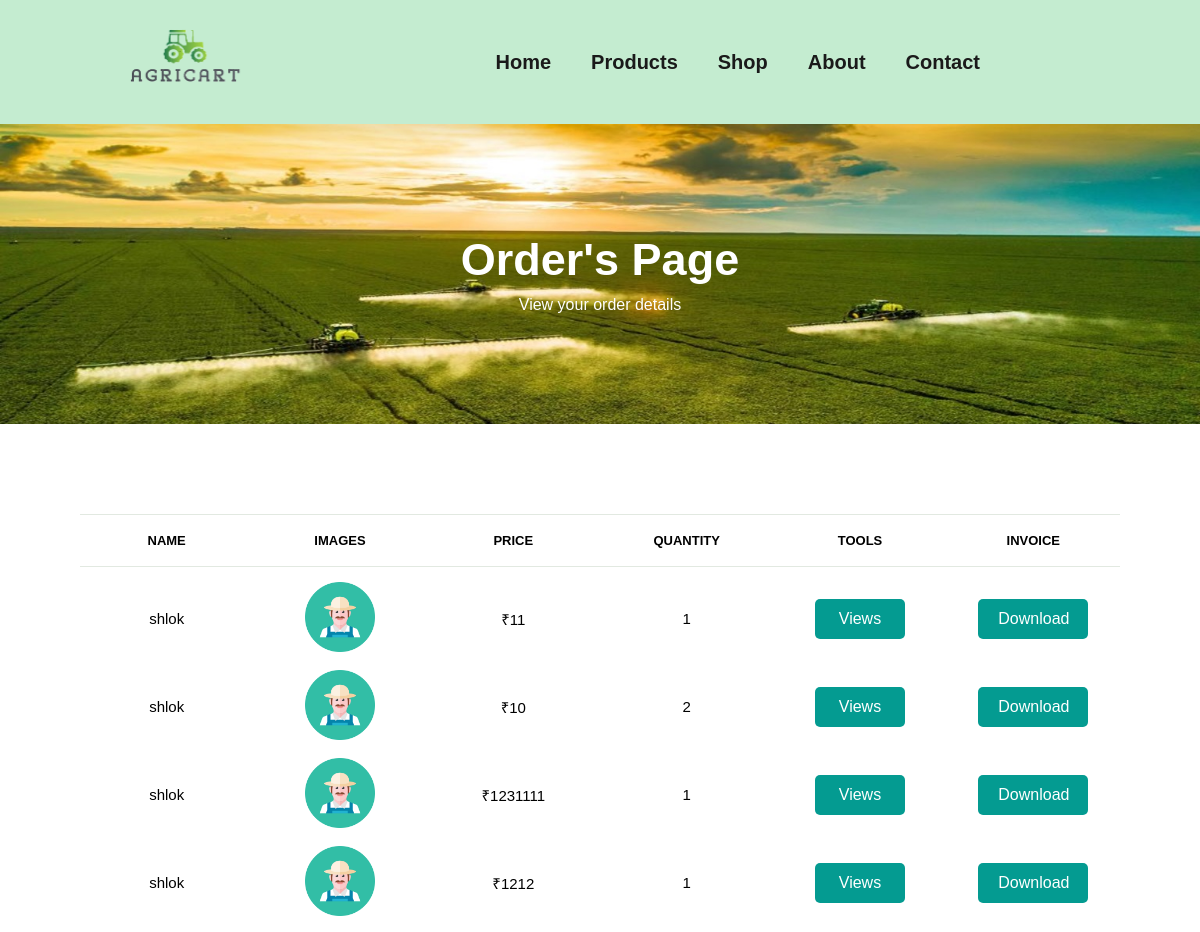
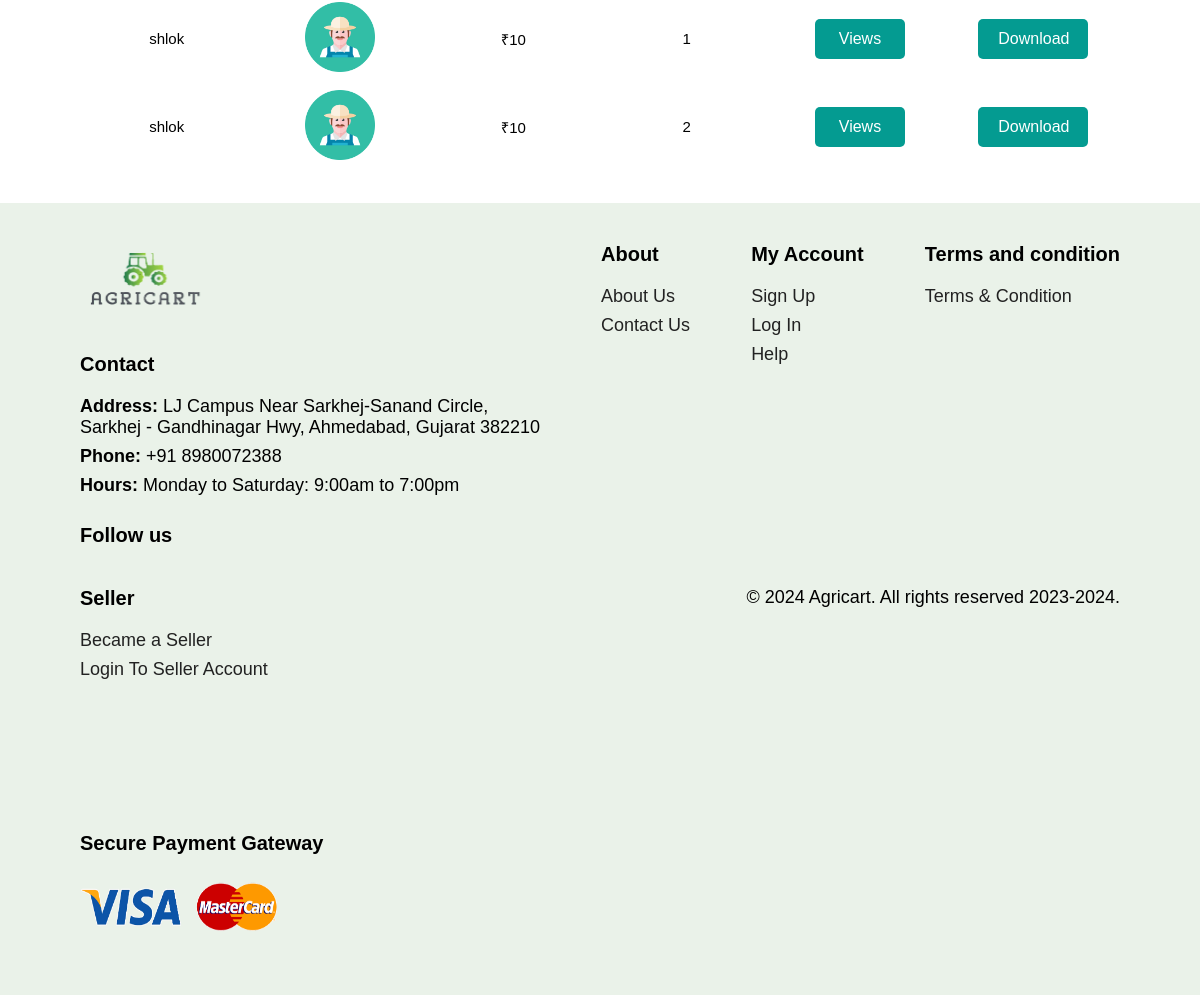
Page /buyer/order.php (signed in) on the committed database (2 pictures, top to bottom).
### tables this page shows
CREATE TABLE `order_details` (
  `order_id` int(255) NOT NULL,
  `tracking_no` varchar(255) NOT NULL,
  `order_no` varchar(50) NOT NULL,
  `product_id` varchar(50) NOT NULL,
  `buyer_id` int(50) NOT NULL,
  `seller_id` int(255) NOT NULL,
  `payment` int(50) NOT NULL,
  `price` int(255) NOT NULL,
  `quantity` int(255) NOT NULL,
  `status` int(10) NOT NULL,
  `order_date` datetime NOT NULL DEFAULT current_timestamp()
);

CREATE TABLE `product_details` (
  `product_id` int(10) NOT NULL,
  `seller_id` int(255) NOT NULL,
  `name` varchar(50) NOT NULL,
  `description` varchar(159) NOT NULL,
  `price` int(50) NOT NULL,
  `quantity` int(255) NOT NULL,
  `photo` varchar(50) NOT NULL,
  `photo2` varchar(255) NOT NULL,
  `photo3` varchar(255) NOT NULL
);

### buyer/order.php (the view, shortened to what this page needs)
<?php
include("../database/connection.php");
if(isset($_SESSION['username'])) {
    $username = $_SESSION['username'];
    $buyer_id_query = "SELECT buyer_id FROM buyer_details WHERE email = '$username'";
    $buyer_id_result = mysqli_query($conn, $buyer_id_query);
    $buyer_id_row = mysqli_fetch_assoc($buyer_id_result);
    $buyer_id = $buyer_id_row['buyer_id'];
    $order_query = "SELECT o.*, p.name AS name, p.photo AS photo, s.first_name AS first_name,
                s.last_name AS last_name, by.address AS address, by.state AS state, by.pin_code AS pin_code
                FROM order_details o
                INNER JOIN buyer_details `by` ON o.buyer_id = `by`.buyer_id
                INNER JOIN product_details p ON o.product_id = p.product_id
                INNER JOIN seller_details s ON o.seller_id = s.seller_id
                WHERE o.buyer_id = '$buyer_id'";
    $order_result = mysqli_query($conn, $order_query);
}
?>
<!DOCTYPE html>
<html lang="en">
<head>
    <link rel="stylesheet" href="home.css">
</head>
<body>
    <section id="header">
            <a onclick="reloadPage()"><img src="../images/homelogo.png" class="logo"></a>
            <div>
            <ul id="navbar">
                    <li  class="module"><a href="index.php">Home</a></li>
                    <li class="module"><a href="product.php">Products</a></li>
                    <li class="module"><a href="shop.php">Shop</a></li>
                    <li  class="module"><a href="about.php">About</a></li>
                    <li class="module"><a href="contact.php">Contact</a></li>
                </ul>
            </div>
        </section>
    <section id="page-hadder" class="contct-hadder">
        <h2>Order's Page</h2>
        <p>View your order details</p>
    </section>
    <section id="cart" class="section-p1">
        <table width="100%">
            <thead>
                <tr>
                    <td>Name</td>
                    <td>Images</td>
                    <td>Price</td>
                    <td>Quantity</td>
                    <td>Tools</td>
                    <td>Invoice</td>
                </tr>
            </thead>
            <tbody>
                <?php
                while ($order_row = mysqli_fetch_assoc($order_result)) {
                ?>
                <tr>
                    <td><?php echo $order_row['name']; ?></td>
                    <td><?php $image = empty($order_row['photo']) ? '../images/profile.jpg' : '../images/' . $order_row['photo'];
                            echo "<img src='$image'>";
                        ?>
                    </td>
                    <td>₹<?php echo $order_row['price']; ?></td>
                    <td><?php echo $order_row['quantity']; ?></td>
                    <td>
                        <button onclick="openPopup(<?php echo $order_row['order_id']; ?>)"><i class="fa-solid fa-magnifying-glass"></i> Views</button>
                    </td>
                    <td><button class="hello">Download</button></td>
                </tr>
                <?php
                }
                ?>
            </tbody>
        </table>
    </section>
</body>
<?php
include ("footer.php");
?>
</html>

### buyer/home.css (style rules this page uses)
* { font-family: 'spartan', sans-serif; margin: 0; padding: 0; box-sizing: border-box; }
img.logo { height: 5rem; width: 8.125rem; }
#header { display: flex; align-items: center; justify-content: space-between; padding: 1.25rem 7.5rem; background: #c4ecd0; box-shadow: 0 5px 15px 5px rgb(0,0,0,0.06); z-index: 999; position: sticky; top: 0; left: 0; }
#navbar { display: flex; align-items: center; justify-content: center; }
#navbar li { list-style: none; padding: 0 1.25rem; position: relative; }
#navbar li a { text-decoration: none; font-size: 1.25rem; font-weight: 600; color: #1a1a1a; transition: 0.3s ease; }
.section-p1 { padding: 40px 80px; }
#page-hadder { margin-bottom: 50px; padding: 50px; text-align: center; background-image: url("../images/contact-head.jpg"); background-repeat: no-repeat; background-position: center; background-size: cover; width: 100%; height: 300px; }
#page-hadder h2 { color: white; margin-bottom: 10px; margin-top: 60px; font-size: 45px; font-weight: 800; }
#page-hadder p { color: white; }
#cart table { width: 100%; border-collapse: collapse; table-layout: fixed; white-space: nowrap; }
#cart button { background-color: #049b91; color: white; font-size: 16px; height: 40px; width: 90px; cursor: pointer; }
#cart button.hello { background-color: #049b91; color: white; font-size: 16px; height: 40px; width: 110px; cursor: pointer; }
#cart table img { width: 70px; }
#cart table td:nth-child(1) { width: 150px; text-align: center; }
#cart table td:nth-child(2) { width: 150px; text-align: center; }
#cart table td:nth-child(3) { width: 150px; text-align: center; }
#cart table td:nth-child(4) { width: 150px; text-align: center; }
#cart table td:nth-child(5) { width: 150px; text-align: center; }
#cart table td:nth-child(6) { width: 150px; text-align: center; }
#cart table thead { border: 1px solid #e2e9e1; border-left: none; border-right: none; }
#cart table thead td { font-weight: 700; text-transform: uppercase; font-size: 13px; padding: 18px 0; }
#cart table tbody td { font-size: 15px; }
#cart table tbody tr td { padding-top: 15px; }
button { background-color:#088178; color: #fff; padding: 10px 20px; border: none; border-radius: 5px; cursor: pointer; }

### rows in the picture
order_details: product.name "shlok", product.photo (picture), price "11", quantity "1"
order_details: product.name "shlok", product.photo (picture), price "10", quantity "2"
order_details: product.name "shlok", product.photo (picture), price "1231111", quantity "1"
order_details: product.name "shlok", product.photo (picture), price "1212", quantity "1"
order_details: product.name "shlok", product.photo (picture), price "10", quantity "1"
order_details: product.name "shlok", product.photo (picture), price "10", quantity "2"
